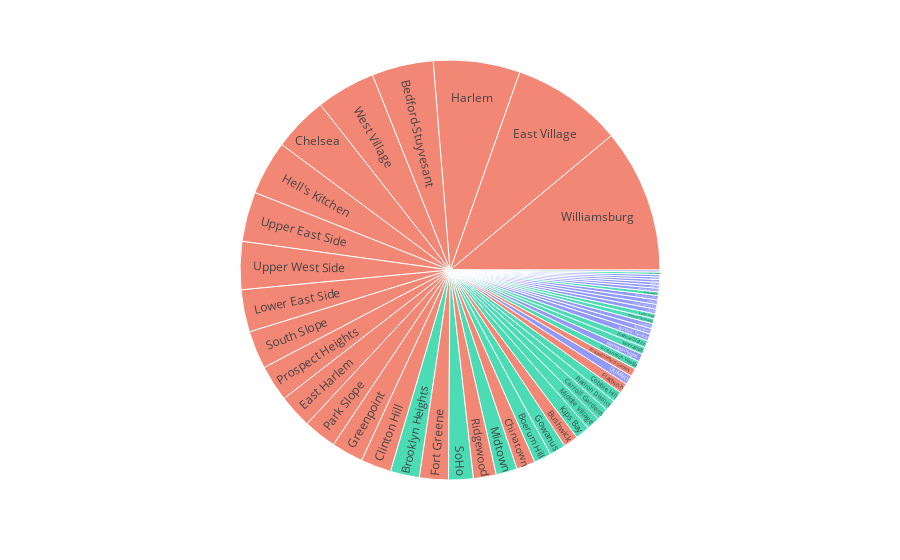

Notebook source saved alongside this figure:
### Markdown cell above
#### 4. I have tried to show the price in different cities(neighbourhood) with the room_type color of Dataset_1.

### Code cell
px.sunburst(dataset_1,path=['neighbourhood'],
                  values='price',
                  color='room_type',
                  hover_data='number_of_reviews')

### Figure 1 — Plotly figure (JSON) as saved in the notebook; plotly's stock layout.template omitted (floating-point values rounded to 4 significant figures)
{"data": [{"branchvalues": "total", "customdata": [["(?)", "Private room"], ["(?)", "(?)"], ["(?)", "(?)"], ["(?)", "(?)"], [28, "Private room"], ["(?)", "(?)"], ["(?)", "Entire home/apt"], ["(?)", "(?)"], [74, "Entire home/apt"], [9, "Private room"], ["(?)", "Private room"], ["(?)", "(?)"], ["(?)", "(?)"], [1, "Private room"], [2, "Private room"], ["(?)", "(?)"], [25, "Private room"], ["(?)", "(?)"], ["(?)", "(?)"], [23, "Entire home/apt"], ["(?)", "(?)"], ["(?)", "Entire home/apt"], [114, "Entire home/apt"], [14, "Private room"], [53, "Entire home/apt"], [115, "Private room"], ["(?)", "(?)"], ["(?)", "(?)"], ["(?)", "(?)"], [17, "Private room"], [108, "Entire home/apt"], [166, "Private room"], ["(?)", "(?)"], ["(?)", "Private room"], [25, "Entire home/apt"], ["(?)", "(?)"], ["(?)", "Entire home/apt"], ["(?)", "Entire home/apt"], ["(?)", "Entire home/apt"], ["(?)", "(?)"], [238, "Entire home/apt"], ["(?)", "Entire home/apt"], ["(?)", "(?)"], [10, "Entire home/apt"], [17, "Entire home/apt"], [122, "Private room"], ["(?)", "(?)"], [52, "Private room"], ["(?)", "Entire home/apt"], [21, "Entire home/apt"], [248, "Private room"], ["(?)", "(?)"], ["(?)", "Private room"], ["(?)", "(?)"], ["(?)", "(?)"]], "domain": {"x": [0, 1], "y": [0, 1]}, "hovertemplate": "labels=%{label}<br>price=%{value}<br>parent=%{parent}<br>id=%{id}<br>number_of_reviews=%{customdata[0]}<br>room_type=%{customdata[1]}<extra></extra>", "ids": ["Inwood", "Williamsburg", "West Village", "Upper East Side", "Sunnyside", "South Slope", "SoHo", "Prospect-Lefferts Gardens", "Murray Hill", "Kensington", "Windsor Terrace", "Harlem", "Fort Greene", "Flushing", "Flatlands", "Flatbush", "Woodside", "Chelsea", "East Village", "Boerum Hill", "Bushwick", "Carroll Gardens", "Financial District", "DUMBO", "Crown Heights", "NoHo", "Prospect Heights", "Clinton Hill", "Ridgewood", "Roosevelt Island", "Flatiron District", "St. George", "Upper West Side", "Washington Heights", "Brooklyn Heights", "Chinatown", "Cobble Hill", "Midtown", "Middle Village", "East Harlem", "East Flatbush", "Gowanus", "Greenpoint", "Greenwich Village", "Ditmars Steinway", "Morningside Heights", "Hell's Kitchen", "Jamaica", "Kips Bay", "Little Italy", "Long Island City", "Lower East Side", "Highbridge", "Bedford-Stuyvesant", "Park Slope"], "labels": ["Inwood", "Williamsburg", "West Village", "Upper East Side", "Sunnyside", "South Slope", "SoHo", "Prospect-Lefferts Gardens", "Murray Hill", "Kensington", "Windsor Terrace", "Harlem", "Fort Greene", "Flushing", "Flatlands", "Flatbush", "Woodside", "Chelsea", "East Village", "Boerum Hill", "Bushwick", "Carroll Gardens", "Financial District", "DUMBO", "Crown Heights", "NoHo", "Prospect Heights", "Clinton Hill", "Ridgewood", "Roosevelt Island", "Flatiron District", "St. George", "Upper West Side", "Washington Heights", "Brooklyn Heights", "Chinatown", "Cobble Hill", "Midtown", "Middle Village", "East Harlem", "East Flatbush", "Gowanus", "Greenpoint", "Greenwich Village", "Ditmars Steinway", "Morningside Heights", "Hell's Kitchen", "Jamaica", "Kips Bay", "Little Italy", "Long Island City", "Lower East Side", "Highbridge", "Bedford-Stuyvesant", "Park Slope"], "marker": {"colors": ["#636efa", "#EF553B", "#EF553B", "#EF553B", "#636efa", "#EF553B", "#00cc96", "#EF553B", "#00cc96", "#636efa", "#636efa", "#EF553B", "#EF553B", "#636efa", "#636efa", "#EF553B", "#636efa", "#EF553B", "#EF553B", "#00cc96", "#EF553B", "#00cc96", "#00cc96", "#636efa", "#00cc96", "#636efa", "#EF553B", "#EF553B", "#EF553B", "#636efa", "#00cc96", "#636efa", "#EF553B", "#636efa", "#00cc96", "#EF553B", "#00cc96", "#00cc96", "#00cc96", "#EF553B", "#00cc96", "#00cc96", "#EF553B", "#00cc96", "#00cc96", "#636efa", "#EF553B", "#636efa", "#00cc96", "#00cc96", "#636efa", "#EF553B", "#636efa", "#EF553B", "#EF553B"]}, "name": "", "parents": ["", "", "", "", "", "", "", "", "", "", "", "", "", "", "", "", "", "", "", "", "", "", "", "", "", "", "", "", "", "", "", "", "", "", "", "", "", "", "", "", "", "", "", "", "", "", "", "", "", "", "", "", "", "", ""], "type": "sunburst", "values": [124, 3964, 1635, 1373, 79, 1052, 680, 225, 200, 149, 195, 2393, 797, 140, 77, 280, 70, 1511, 3064, 475, 404, 340, 196, 250, 99, 130, 1001, 842, 630, 120, 305, 70, 1325, 215, 800, 520, 299, 585, 363, 929, 65, 450, 878, 225, 140, 99, 1500, 55, 399, 135, 130, 1166, 85, 1701, 915]}], "layout": {"legend": {"tracegroupgap": 0}, "margin": {"t": 60}}}
